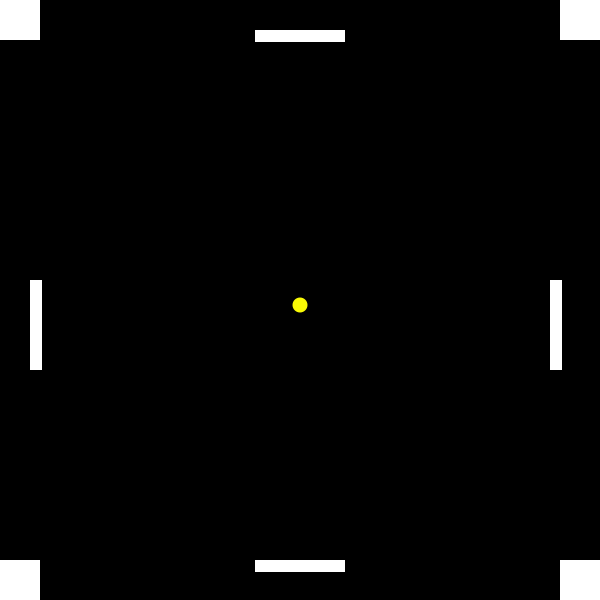
Frame 1 (no input)
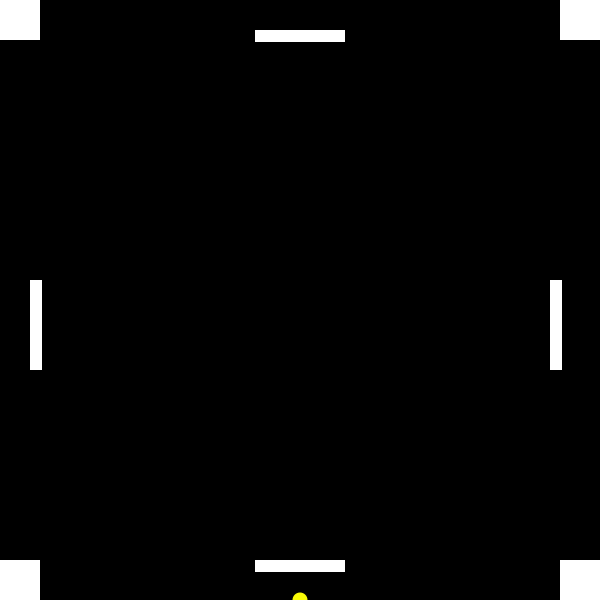
Frame 60 (the mouse pressed at the canvas centre just before this capture)
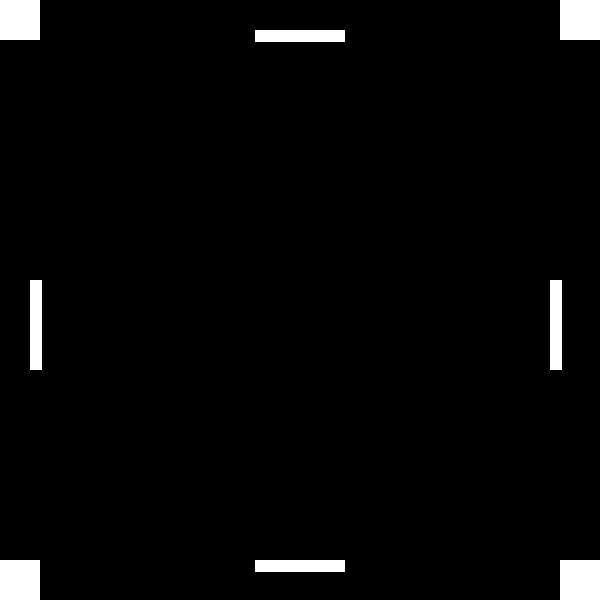
Frame 120 (the mouse held since frame 60 and released just before this capture)

The Processing sketch that drew these frames (run headless with seeded random() and noise(); from frame 60 on, the mouse is pressed at the canvas centre):

// Processing sketch: Same_s_Begin
// ── Same_s_Begin.pde
float bx = 300;
float by = 300;
float vx = 0;
float vy = 5;


void setup(){
  size(600, 600);
  frameRate(60);
}
void draw(){
  background(0);
  by+=vy;
  bx+=vx;
  
  fill(#F9FA05);
  noStroke();
  ellipse(bx, by, 15, 15);
  
  fill(255);
  rect(0, 0, 40, 40);
  
  rect(560, 0, 40, 40);
  
  rect(0, 560, 40, 40);
  
  rect(560, 560, 40, 40);
  
  rect(255, 30, 90 ,12);
  
  rect(255, 560, 90, 12);
  
  rect(30, 280, 12, 90);
  
  rect(550, 280, 12, 90);
    
/*  fill(0);
  rect();
  
  fill(0);
  rect();
  
  fill(0);
  rect();
  
  fill(0);
  rect();
 */ 
}
